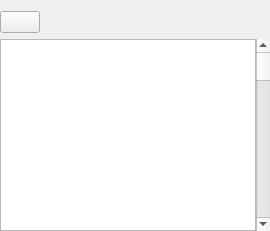
     <widget class="QWidget" name="tab_2">
      <attribute name="icon">
       <iconset theme="network-server">
        <normaloff>../../../../../../../../../../../../../../../../../../../../../../../../../../../../../../../../../../../../../../../../../../../../../../../../../../../../../../../../.designer/backup</normaloff>../../../../../../../../../../../../../../../../../../../../../../../../../../../../../../../../../../../../../../../../../../../../../../../../../../../../../../../../.designer/backup</iconset>
      </attribute>
      <attribute name="title">
       <string>Addresses</string>
      </attribute>
      <layout class="QVBoxLayout" name="verticalLayout_5">
       <property name="leftMargin">
        <number>0</number>
       </property>
       <property name="rightMargin">
        <number>0</number>
       </property>
       <property name="bottomMargin">
        <number>0</number>
       </property>
       <item>
        <layout class="QHBoxLayout" name="horizontalLayout_4">
         <item>
          <widget class="QPushButton" name="cmdAddrsBack">
           <property name="text">
            <string/>
           </property>
           <property name="icon">
            <iconset theme="go-previous">
             <normaloff>../../../../../../../../../../../../../../../../../../../../../../../../../../../../../../../../../../../../../../../../../../../../../../../../../../../../../../../../../../../../../../../../../../../../../../../../../../.designer/backup</normaloff>../../../../../../../../../../../../../../../../../../../../../../../../../../../../../../../../../../../../../../../../../../../../../../../../../../../../../../../../../../../../../../../../../../../../../../../../../../.designer/backup</iconset>
           </property>
          </widget>
         </item>
         <item>
          <widget class="QLabel" name="addrsLabel">
           <property name="sizePolicy">
            <sizepolicy hsizetype="Expanding" vsizetype="Preferred">
             <horstretch>0</horstretch>
             <verstretch>0</verstretch>
            </sizepolicy>
           </property>
           <property name="text">
            <string/>
           </property>
           <property name="textInteractionFlags">
            <set>Qt::LinksAccessibleByMouse|Qt::TextSelectableByKeyboard|Qt::TextSelectableByMouse</set>
           </property>
          </widget>
         </item>
        </layout>
       </item>
       <item>
        <layout class="QHBoxLayout" name="horizontalLayout_13">
         <property name="spacing">
          <number>0</number>
         </property>
         <item>
          <widget class="GenericTableView" name="addrTable">
           <property name="selectionBehavior">
            <enum>QAbstractItemView::SelectRows</enum>
           </property>
           <property name="horizontalScrollMode">
            <enum>QAbstractItemView::ScrollPerPixel</enum>
           </property>
           <property name="showGrid">
            <bool>false</bool>
           </property>
           <property name="sortingEnabled">
            <bool>false</bool>
           </property>
           <property name="cornerButtonEnabled">
            <bool>false</bool>
           </property>
           <attribute name="horizontalHeaderStretchLastSection">
            <bool>true</bool>
           </attribute>
           <attribute name="verticalHeaderStretchLastSection">
            <bool>false</bool>
           </attribute>
          </widget>
         </item>
         <item>
          <widget class="QScrollBar" name="addrsScrollBar">
           <property name="maximum">
            <number>50</number>
           </property>
           <property name="orientation">
            <enum>Qt::Vertical</enum>
           </property>
          </widget>
         </item>
        </layout>
       </item>
      </layout>
     </widget>
